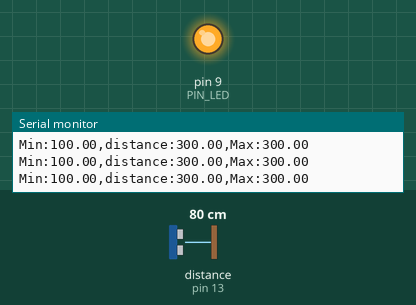
This sketch was run on a simulated Arduino Uno, built with avr-gcc and run on an emulated ATmega328P. On the bench: output pins drawn as LEDs (lit = HIGH), the last lines printed to the serial monitor. Wiring (inferred from the names in the program): ultrasonic range finder: trigger pin 12; echo pin 13. The test bench sets the inputs (shaded band); at power-on: distance to the obstacle (sensor on pin 13) 80 cm. The echo pulse lasts 58.3 µs per cm; pins used as bus, display or sensor lines are not drawn.

Above: at 1.2 s.
1.3 s: distance to the obstacle (sensor on pin 13) set to 18 cm
At 2.71 s:
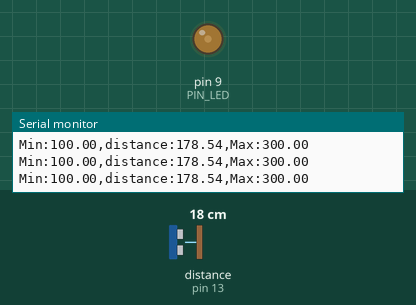
4.3 s: distance to the obstacle (sensor on pin 13) set to 2 cm
Timing chart, 0 to 7.3 s (numbered marks = the images above; inputs shaded):
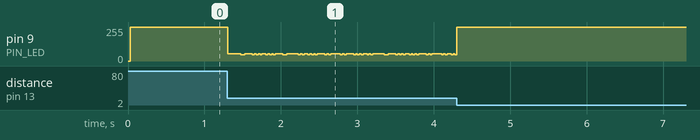

The sketch:

08_example_2.ino
```cpp
// Arduino pin assignment
#define PIN_LED  9
#define PIN_TRIG 12   // sonar sensor TRIGGER
#define PIN_ECHO 13   // sonar sensor ECHO

// configurable parameters
#define SND_VEL 346.0     // sound velocity at 24 celsius degree (unit: m/sec)
#define INTERVAL 25     // sampling interval (unit: msec)
#define PULSE_DURATION 10 // ultra-sound Pulse Duration (unit: usec)
#define _DIST_MIN 100.0   // minimum distance to be measured (unit: mm)
#define _DIST_MAX 300.0   // maximum distance to be measured (unit: mm)

#define TIMEOUT ((INTERVAL / 2) * 1000.0) // maximum echo waiting time (unit: usec)
#define SCALE (0.001 * 0.5 * SND_VEL) // coefficent to convert duration to distance

unsigned long last_sampling_time;   // unit: msec
float dist_prev = _DIST_MAX;

void setup() {
  // initialize GPIO pins
  pinMode(PIN_LED, OUTPUT);
  pinMode(PIN_TRIG, OUTPUT);  // sonar TRIGGER
  pinMode(PIN_ECHO, INPUT);   // sonar ECHO
  digitalWrite(PIN_TRIG, LOW);  // turn-off Sonar

  // initialize serial port
  Serial.begin(57600);
}

void loop() {
  float distance;

  // wait until next sampling time.
  // millis() returns the number of milliseconds since the program started.
  //    Will overflow after 50 days.
  if (millis() < (last_sampling_time + INTERVAL))
    return;

  distance = USS_measure(PIN_TRIG, PIN_ECHO); // read distance

  if (distance < _DIST_MIN) {
    distance = dist_prev;    // Set Lower Value
    digitalWrite(PIN_LED, 1);
  } else if (distance > _DIST_MAX) {
    distance = dist_prev;    // Set Higher Value
    digitalWrite(PIN_LED, 1);
  } else {    // In desired Range
      if ( distance <= 200 ){
        analogWrite(PIN_LED, (-2.55 * (distance - 100)) + 255);
      } else {
        analogWrite(PIN_LED, 2.55 * (distance - 200));
      }
      dist_prev = distance;
  }

  // output the distance to the serial port
  Serial.print("Min:");        Serial.print(_DIST_MIN);
  Serial.print(",distance:");  Serial.print(distance);
  Serial.print(",Max:");       Serial.print(_DIST_MAX);
  Serial.println("");

  // do something here
  //delay(100); // Assume that it takes 50ms to do something.

  // update last sampling time
  last_sampling_time += INTERVAL;
}

// get a distance reading from USS. return value is in millimeter.
float USS_measure(int TRIG, int ECHO)
{
  digitalWrite(TRIG, HIGH);
  delayMicroseconds(PULSE_DURATION);
  digitalWrite(TRIG, LOW);

  return pulseIn(ECHO, HIGH, TIMEOUT) * SCALE; // unit: mm

  // Pulse duration to distance conversion example (target distance = 17.3m)
  // - round trip distance: 34.6m
  // - expected pulse duration: 0.1 sec, or 100,000us
  // - pulseIn(ECHO, HIGH, timeout) * 0.001 * 0.5 * SND_VEL
  //        = 100,000 micro*sec * 0.001 milli/micro * 0.5 * 346 meter/sec
  //        = 100,000 * 0.001 * 0.5 * 346 * micro * sec * milli * meter
  //                                        ----------------------------
  //                                         micro * sec
  //        = 100 * 173 milli*meter = 17,300 mm = 17.3m
  // pulseIn() returns microseconds.
}
```
